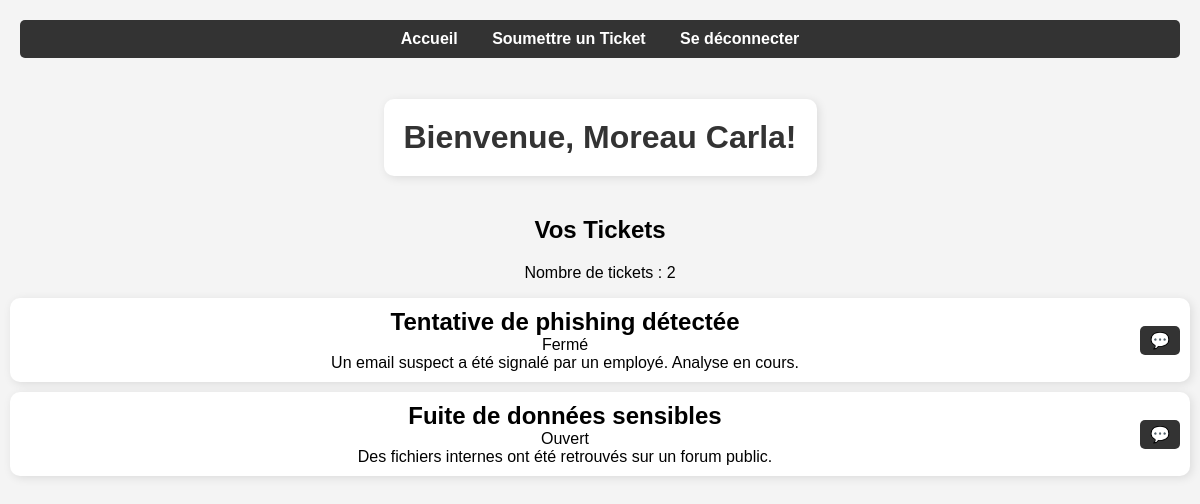
Before: /home (signed in) with the older database file.
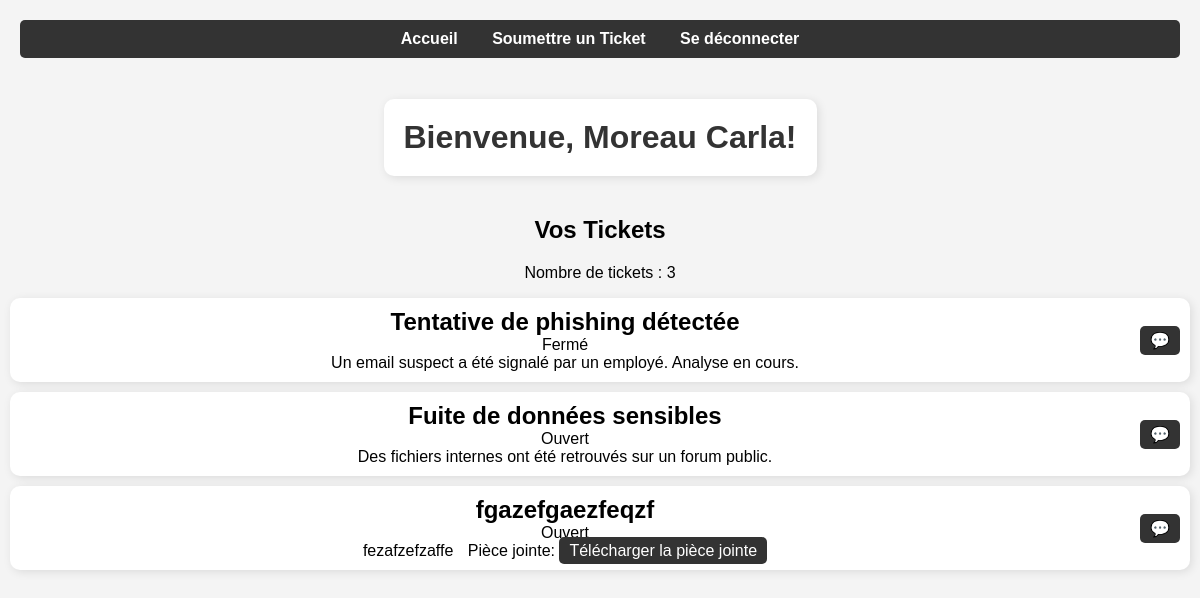
After: the same page with the newer database file.
### app.py (models this page shows)
class Ticket(db.Model):
    id = db.Column(db.Integer, primary_key=True)
    title = db.Column(db.String(100), nullable=False)
    description = db.Column(db.Text, nullable=False)
    priority = db.Column(db.String(50), nullable=True)
    status = db.Column(db.String(50), nullable=False, default='Ouvert')
    date = db.Column(db.DateTime, default=datetime.utcnow)
    user_id = db.Column(db.Integer, db.ForeignKey('user.id'), nullable=False)
    user = db.relationship('User', backref=db.backref('tickets', lazy=True))
    attachment_path = db.Column(db.String(255), nullable=True)

### app.py (the view)
@app.route('/home')
@login_required
def home():
    if current_user.is_admin: # Vérifie si l'utilisateur est un administrateur
        flash("Vous n'avez pas les droits nécessaires pour accéder à cette page.", "danger")
        return redirect(url_for('admin'))
    mail = session.get("mail")
    tickets = Ticket.query.filter_by(user_id=current_user.id).all()
    return render_template('home.html', tickets=tickets, mail=mail)

### app.py (called while the page is built, shortened)
@login_manager.user_loader
def load_user(user_id):
    return User.query.get(int(user_id))

@app.before_request
def block_brute_force():
    ip = request.remote_addr

@app.after_request
def track_failed_attempts(response):
    return response

### templates/home.html (shortened to what this page needs)
<!DOCTYPE html>
<html lang="fr">
<head>
    <link rel="stylesheet" href="{{ url_for('static', filename='styles.css') }}">
</head>
<body>
    <nav>
        <a href="{{ url_for('home') }}">Accueil</a>
        <a href="{{ url_for('submit_ticket') }}">Soumettre un Ticket</a>
        <a href="{{ url_for('logout') }}">Se déconnecter</a>
    </nav>
    <h1>Bienvenue, {{ current_user.nom }} {{ current_user.prenom }}!</h1>
    <br>
    <h2>Vos Tickets</h2>
    <p>Nombre de tickets : {{ tickets|length }}</p>
    {% if tickets %}
        <div class="tickets-container">
            {% for ticket in tickets %}
                <div class="ticket">
                    <div class="ticket-content">
                        <h2>{{ ticket.title }}</h2>
                        <br>
                        <p>{{ ticket.status }}</p>
                        <br>
                        <p>{{ ticket.description }}</p>
                        {% if ticket.attachment_path %}
                            <p>Pièce jointe: <a href="{{ url_for('download_attachment', ticket_id=ticket.id) }}" target="_blank">Télécharger la pièce jointe</a></p>
                        {% endif %}
                    </div>
                <a href="{{ url_for('chat', ticket_id=ticket.id) }}"> 💬 </a>
                </div>
            {% endfor %}
        </div>
    {% else %}
        <p>Aucun ticket soumis pour le moment.</p>
    {% endif %}
</body>
</html>

Changed rows visible on the page:
added Ticket: title "fgazefgaezfeqzf", status "Ouvert", description "fezafzefzaffe"
Other visible differences:
{{ tickets|length }}: "2" → "3"
